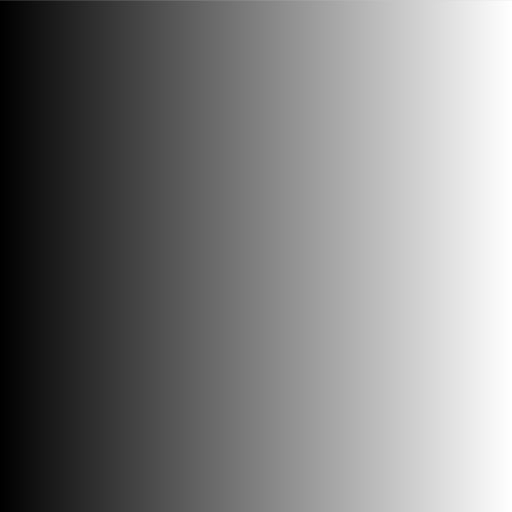
Frame 1 (no input)
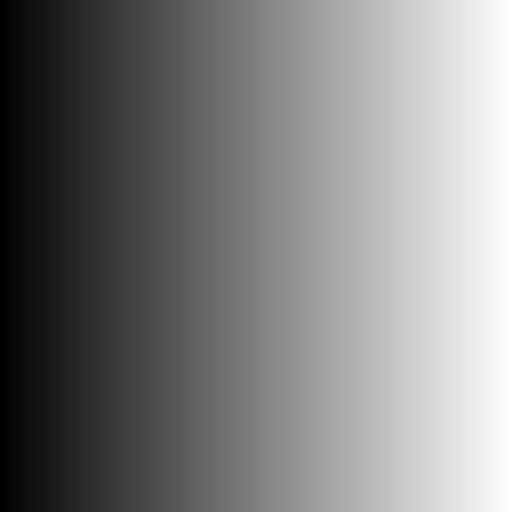
Frame 60 (the mouse pressed at the canvas centre just before this capture)
Frame 120 (the mouse held since frame 60 and released just before this capture): identical to frame 60, image omitted

The Processing sketch that drew these frames (run headless with seeded random() and noise(); from frame 60 on, the mouse is pressed at the canvas centre):

// Processing sketch: sample_01_line_drawing_02
// ── sample_01_line_drawing_02.pde
/* 
1. need to know for repetition statement
2. make some variations
- can you draw HORIZONTAL lines?
- can you draw different colors?
- can you draw HOROZONTAL and VERTICAL lines together?
*/

void setup(){
  size(512, 512);
}

void draw(){
  int col = 0; // local variable
  
  while(col < width){
    stroke(col/2);
    //stroke(col/2, 0, 0);
    line(col, 0, col, height);
    col ++;
  }
}
